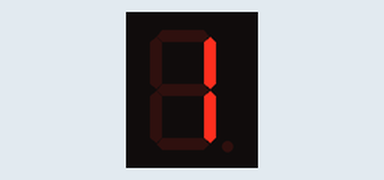
This sketch was run on a simulated Arduino Uno, built with avr-gcc and run on an emulated ATmega328P. On the bench: 1-digit seven-segment display. Wiring (inferred from the names in the program): 1-digit 7-segment display, segments lit when HIGH: segments pin 8, pin 9, pin 11, pin 12, pin 13, pin 7, pin 6, pin 10. The segment pins are drawn as the display they are named for.

Above: at 0.1 s.
At 1.1 s:
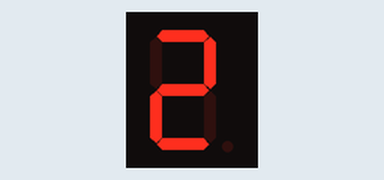
At 2.1 s:
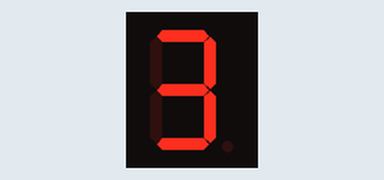
At 4.1 s:
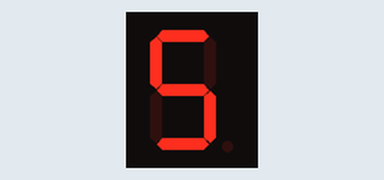
At 6.1 s:
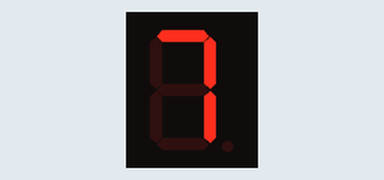
At 9.1 s:
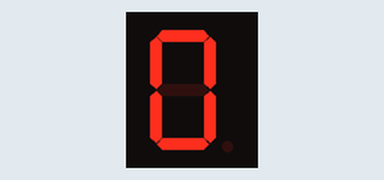

The sketch:

7_segment_Display.ino
```cpp
int E=13;
int D=12;
int C=11;
int DP=10;
int B=9;
int A=8;
int F=7;
int G=6;
void one(){
  digitalWrite(E,LOW);
  digitalWrite(D,LOW);
  digitalWrite(C,HIGH);
  digitalWrite(DP,LOW);
  digitalWrite(B,HIGH);
  digitalWrite(A,LOW);
  digitalWrite(F,LOW);
  digitalWrite(G,LOW);
  }
void two(){
  digitalWrite(E,HIGH);
  digitalWrite(D,HIGH);
  digitalWrite(C,LOW);
  digitalWrite(DP,LOW);
  digitalWrite(B,HIGH);
  digitalWrite(A,HIGH);
  digitalWrite(F,LOW);
  digitalWrite(G,HIGH);
  }

void three(){
  digitalWrite(E,LOW);
  digitalWrite(D,HIGH);
  digitalWrite(C,HIGH);
  digitalWrite(DP,LOW);
  digitalWrite(B,HIGH);
  digitalWrite(A,HIGH);
  digitalWrite(F,LOW);
  digitalWrite(G,HIGH);
  }

void four(){
  digitalWrite(A,LOW);
  digitalWrite(B,HIGH);
  digitalWrite(C,HIGH);
  digitalWrite(D,LOW);
  digitalWrite(E,LOW);
  digitalWrite(F,HIGH);
  digitalWrite(G,HIGH);
  digitalWrite(DP,LOW);
  }
void five(){
  digitalWrite(A,HIGH);
  digitalWrite(B,LOW);
  digitalWrite(C,HIGH);
  digitalWrite(D,HIGH);
  digitalWrite(E,LOW);
  digitalWrite(F,HIGH);
  digitalWrite(G,HIGH);
  digitalWrite(DP,LOW);
  }

void six(){
  digitalWrite(A,HIGH);
  digitalWrite(B,LOW);
  digitalWrite(C,HIGH);
  digitalWrite(D,HIGH);
  digitalWrite(E,HIGH);
  digitalWrite(F,HIGH);
  digitalWrite(G,HIGH);
  digitalWrite(DP,LOW);
  }

void seven(){
  digitalWrite(A,HIGH);
  digitalWrite(B,HIGH);
  digitalWrite(C,HIGH);
  digitalWrite(D,LOW);
  digitalWrite(E,LOW);
  digitalWrite(F,LOW);
  digitalWrite(G,LOW);
  digitalWrite(DP,LOW);
  }
void eight(){
  digitalWrite(A,HIGH);
  digitalWrite(B,HIGH);
  digitalWrite(C,HIGH);
  digitalWrite(D,HIGH);
  digitalWrite(E,HIGH);
  digitalWrite(F,HIGH);
  digitalWrite(G,HIGH);
  digitalWrite(DP,LOW);
  }

void nine(){
  digitalWrite(A,HIGH);
  digitalWrite(B,HIGH);
  digitalWrite(C,HIGH);
  digitalWrite(D,HIGH);
  digitalWrite(E,LOW);
  digitalWrite(F,HIGH);
  digitalWrite(G,HIGH);
  digitalWrite(DP,LOW);
  }
void zero(){
  digitalWrite(A,HIGH);
  digitalWrite(B,HIGH);
  digitalWrite(C,HIGH);
  digitalWrite(D,HIGH);
  digitalWrite(E,HIGH);
  digitalWrite(F,HIGH);
  digitalWrite(G,LOW);
  digitalWrite(DP,LOW);
  }
void setup() {
  // put your setup code here, to run once:
pinMode(E, OUTPUT);
pinMode(G, OUTPUT);
pinMode(D, OUTPUT);
pinMode(A, OUTPUT);
pinMode(B, OUTPUT);
pinMode(C, OUTPUT);
pinMode(F, OUTPUT);
pinMode(DP, OUTPUT);
}

void loop() {
  // put your main code here, to run repeatedly:
one();
delay(1000);
two();
delay(1000);
three();
delay(1000);
four();
delay(1000);
five();
delay(1000);
six();
delay(1000);
seven();
delay(1000);
eight();
delay(1000);
nine();
delay(1000);
zero();

delay(1000);
}
```

Measured:
- by itself, everything shown: repeats every 10.0 s, in 10 steps
- what the display in image 1 shows lasts 1.0 s, from 1.0 s to 2.0 s
